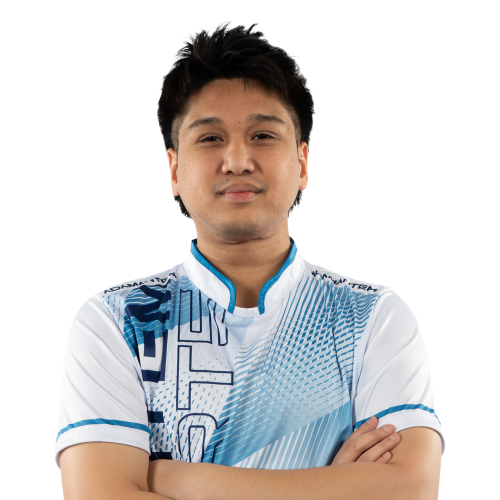
#> input picture photos/FRONT/ADMT MAIN/ADMT E ARCJA.png, 1000 x 1000 px (shown at 1/2 size)
$ python -i yn2.py   (imports and definitions only)
#> lines starting #> are read from the running program, lines starting #| are printed output that depends on the picture
from common import *
import cv2, json, numpy as np
def measure(path):
    im=Image.open(path).convert('RGBA'); a=np.array(im.getchannel('A')); ys,xs=np.where(a>10)
#> in measure, im is the input picture: PIL image 1000x1000 RGBA; mean R, G, B, A 73.5, 70.4, 69.2, 113.4
#> after `a = np.array(im.getchannel('A'))`:
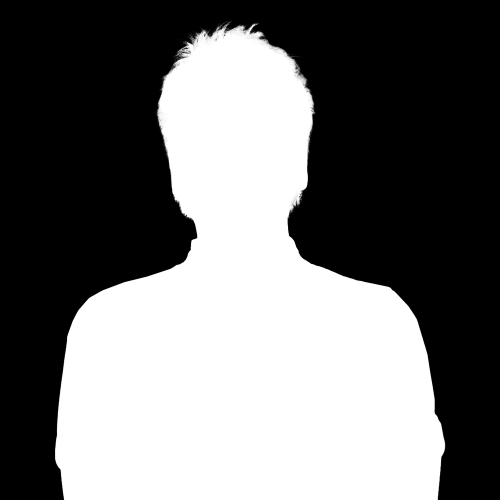
#> a: shape (1000, 1000) (shown at 1/2 size); min 0, max 255, mean 113.4
    y0,y1,x0,x1=ys.min(),ys.max()+1,xs.min(),xs.max()+1
#> y0 = 41; y1 = 1000; x0 = 110; x1 = 891
    top=im.crop((x0,y0,x1,y0+int((y1-y0)*0.4)))
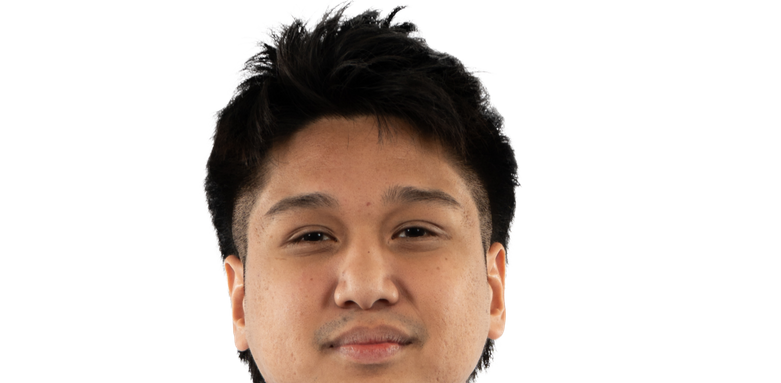
#> top: PIL image 781x383 RGBA; mean R, G, B, A 41.6, 31, 24.9, 80.6; transparent parts drawn white
    bg=Image.new('RGB',top.size,(128,128,128)); bg.paste(top,mask=top.getchannel('A'))
#> after `bg = Image.new('RGB', top.size, (128, 128, 128))`: bg: PIL image 781x383 RGB; every value is 128
#> after `bg.paste(top, mask=top.getchannel('A'))`:
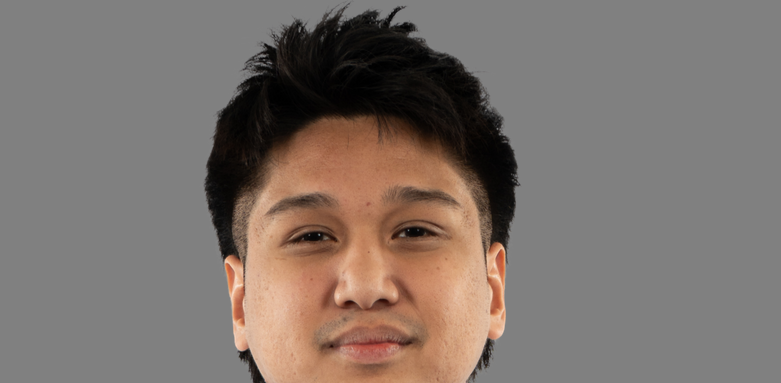
#> bg: PIL image 781x383 RGB; mean R, G, B 125.4, 114.9, 108.9
    k=0.25; img=cv2.cvtColor(np.array(bg.resize((int(bg.width*k),int(bg.height*k)))),cv2.COLOR_RGB2BGR)
#> after `img = cv2.cvtColor(np.array(bg.resize((int(bg.width * k), int(bg.heigh`:
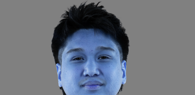
#> img: shape (95, 195, 3); mean R, G, B 108.9, 114.9, 125.4
#> (the run stopped early here; a loop or call above may not have finished)

$ run again, on photos/FRONT/ADMT PYRITE/ADMT P Bertó.png
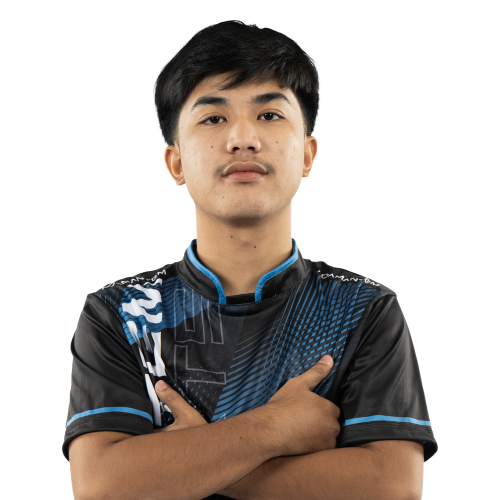
#> input picture photos/FRONT/ADMT PYRITE/ADMT P Bertó.png, 1000 x 1000 px (shown at 1/2 size)
#> in measure, im is the input picture: PIL image 1000x1000 RGBA; mean R, G, B, A 46.1, 39, 34.3, 112.2
#> in measure, `a = np.array(im.getchannel('A'))`:
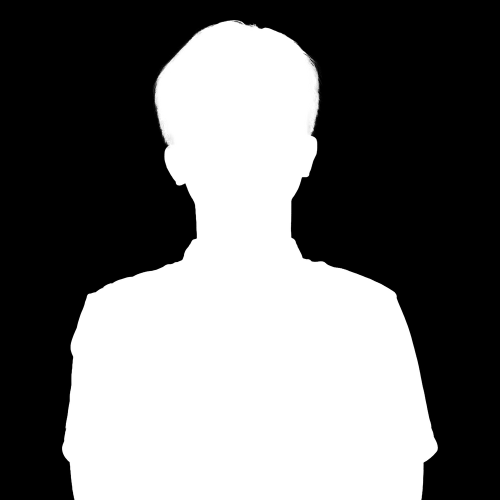
#> a: shape (1000, 1000) (shown at 1/2 size); min 0, max 255, mean 112.2
#> y0 = 40; y1 = 1000; x0 = 124; x1 = 876
#> bg: PIL image 752x384 RGB; every value is 128
#> in measure, `img = cv2.cvtColor(np.array(bg.resize((int(bg.width * k), int(bg.heigh`:
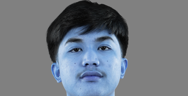
#> img: shape (96, 188, 3); mean R, G, B 114.3, 121, 129.8

$ run again, on photos/FRONT/ADMT PYRITE/ADMT P Kled.png
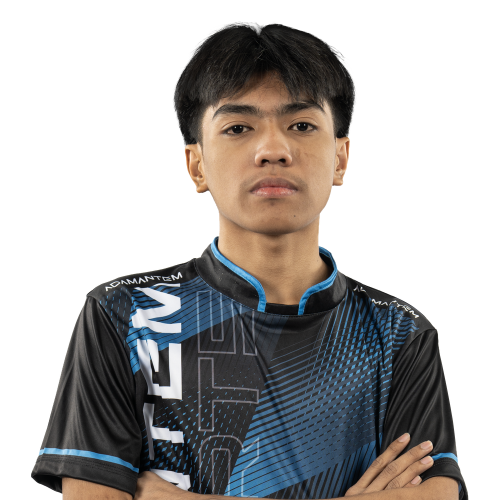
#> input picture photos/FRONT/ADMT PYRITE/ADMT P Kled.png, 1000 x 1000 px (shown at 1/2 size)
#> in measure, im is the input picture: PIL image 1000x1000 RGBA; mean R, G, B, A 42.1, 40.1, 39, 123.1
#> in measure, `a = np.array(im.getchannel('A'))`:
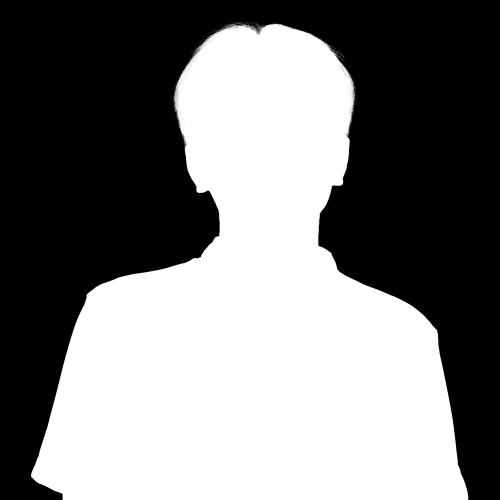
#> a: shape (1000, 1000) (shown at 1/2 size); min 0, max 255, mean 123.1
#> y0 = 42; y1 = 1000; x0 = 62; x1 = 937
#> bg: PIL image 875x383 RGB; every value is 128
#> in measure, `img = cv2.cvtColor(np.array(bg.resize((int(bg.width * k), int(bg.heigh`:
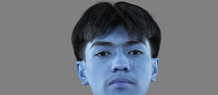
#> img: shape (95, 218, 3); mean R, G, B 110.2, 116.2, 124.4

$ run again, on photos/FRONT/ASC/ASC ALERTH MT.png
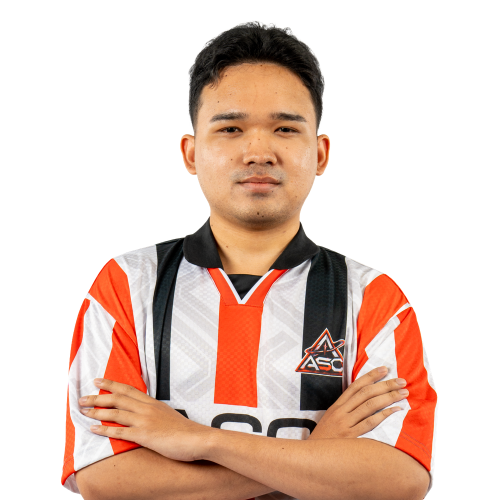
#> input picture photos/FRONT/ASC/ASC ALERTH MT.png, 1000 x 1000 px (shown at 1/2 size)
#> in measure, im is the input picture: PIL image 1000x1000 RGBA; mean R, G, B, A 87.6, 62.8, 51.3, 115.3
#> in measure, `a = np.array(im.getchannel('A'))`:
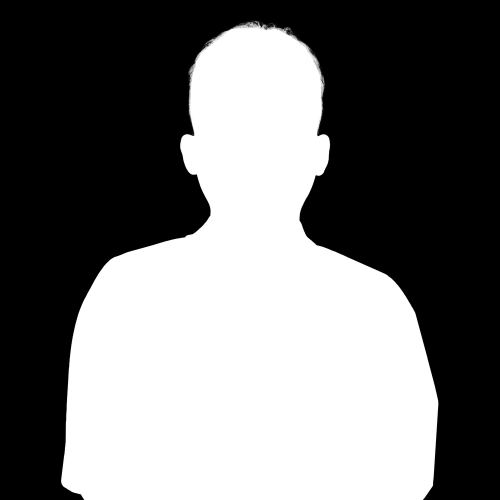
#> a: shape (1000, 1000) (shown at 1/2 size); min 0, max 255, mean 115.3
#> y0 = 40; y1 = 1000; x0 = 122; x1 = 877
#> bg: PIL image 755x384 RGB; every value is 128
#> in measure, `img = cv2.cvtColor(np.array(bg.resize((int(bg.width * k), int(bg.heigh`:
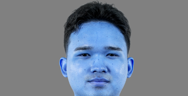
#> img: shape (96, 188, 3); mean R, G, B 117.2, 127.3, 141.2
